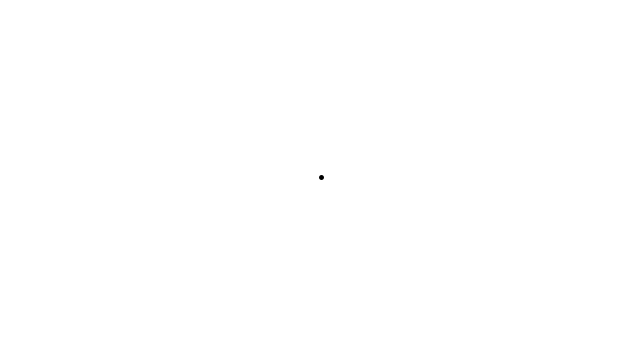
Frame 1 (no input)
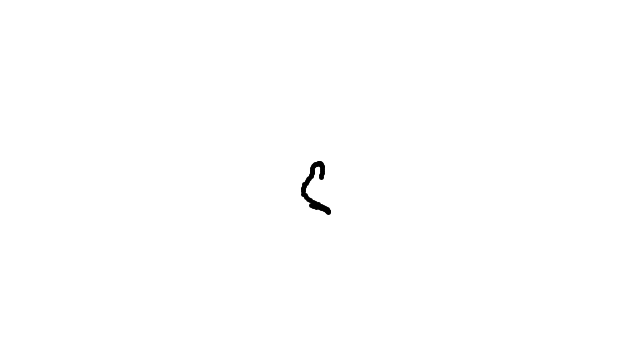
Frame 60 (the mouse pressed at the canvas centre just before this capture)
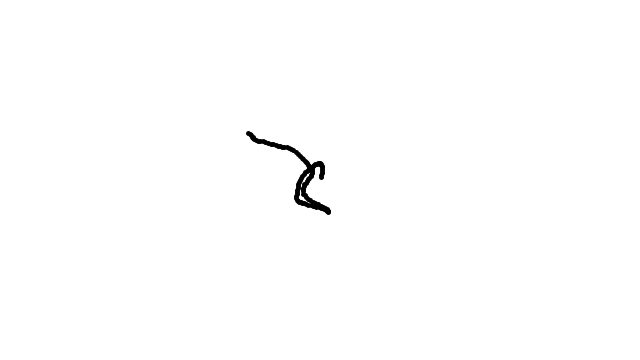
Frame 120 (the mouse held since frame 60 and released just before this capture)

The Processing sketch that drew these frames (run headless with seeded random() and noise(); from frame 60 on, the mouse is pressed at the canvas centre):

// Processing sketch: RandomWalker
// ── RandomWalker.pde
Walker walker;

float xoff = 0;

void setup() {
    walker = new Walker();

    size(640, 360);

    background(255);
}


void draw() {
    walker.step();
    walker.draw();
}

// ── Walker.pde
class Walker {
  PVector pos;
  float pointSize;
  float t;

  Walker() {
    pos = new PVector(width / 2, height / 2);
    pointSize = 5;
    t = 0;
  }

  void step() {
    float dx = map(noise(t), 0, 1, -pointSize, pointSize);
    float dy = map(noise(t + 1000), 0, 1, -pointSize, pointSize);
    t += 0.05;
    
    pos.add(new PVector(dx, dy));
    
    pos.x = constrain(pos.x, 0, width);
    pos.y = constrain(pos.y, 0, height);
    
  }

  void draw() {
    strokeWeight(pointSize);
    point(pos.x, pos.y);
  }
}
